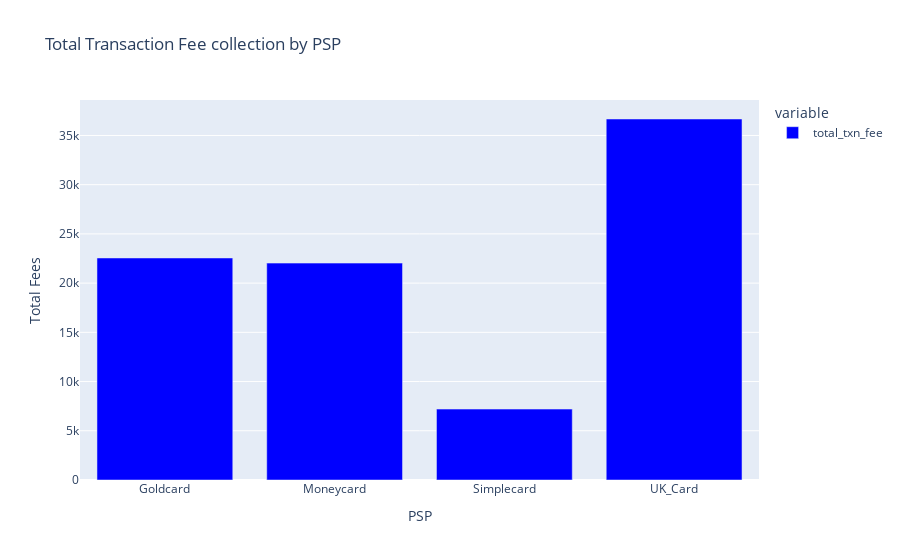

The cell this chart's notebook holds for it:
### Code cell
#Calculating total success and failure transaction fees collected by each PSP
success_fee = df3.loc[df3['success']==1].groupby('PSP')['success_txnFee'].sum().reset_index()
failure_fee = df3.loc[df3['success']==0].groupby('PSP')['failure_txnFee'].sum().reset_index()

#Merging the two sums for success and failure into a single DataFrame
fee_summary = pd.merge(success_fee, failure_fee, on='PSP', how='outer').fillna(0)
fee_summary.columns = ['PSP', 'Success Fee', 'Failure Fee']
fee_summary["total_txn_fee"] = fee_summary["Success Fee"] +fee_summary["Failure Fee"]
display(fee_summary.sort_values(["Failure Fee"], ascending=False))

#Comparing the total fee collection by each PSP
fig = px.bar(fee_summary, x='PSP', y=['total_txn_fee'],
             barmode='group', labels={'value': 'Total Fees', 'PSP': 'PSP'},
             title='Total Transaction Fee collection by PSP')
fig.update_traces(marker_color='blue')
fig.show()

### Figure 1 — Plotly figure (JSON) as saved in the notebook; plotly's stock layout.template omitted (floating-point values rounded to 4 significant figures)
{"data": [{"alignmentgroup": "True", "hovertemplate": "variable=total_txn_fee<br>PSP=%{x}<br>Total Fees=%{y}<extra></extra>", "legendgroup": "total_txn_fee", "marker": {"color": "blue", "pattern": {"shape": ""}}, "name": "total_txn_fee", "offsetgroup": "total_txn_fee", "orientation": "v", "showlegend": true, "textposition": "auto", "type": "bar", "x": ["Goldcard", "Moneycard", "Simplecard", "UK_Card"], "xaxis": "x", "y": [22555, 22033, 7204.0, 36672], "yaxis": "y"}], "layout": {"barmode": "group", "legend": {"title": {"text": "variable"}, "tracegroupgap": 0}, "title": {"text": "Total Transaction Fee collection by PSP"}, "xaxis": {"anchor": "y", "domain": [0, 1], "title": {"text": "PSP"}}, "yaxis": {"anchor": "x", "domain": [0, 1], "title": {"text": "Total Fees"}}}}
